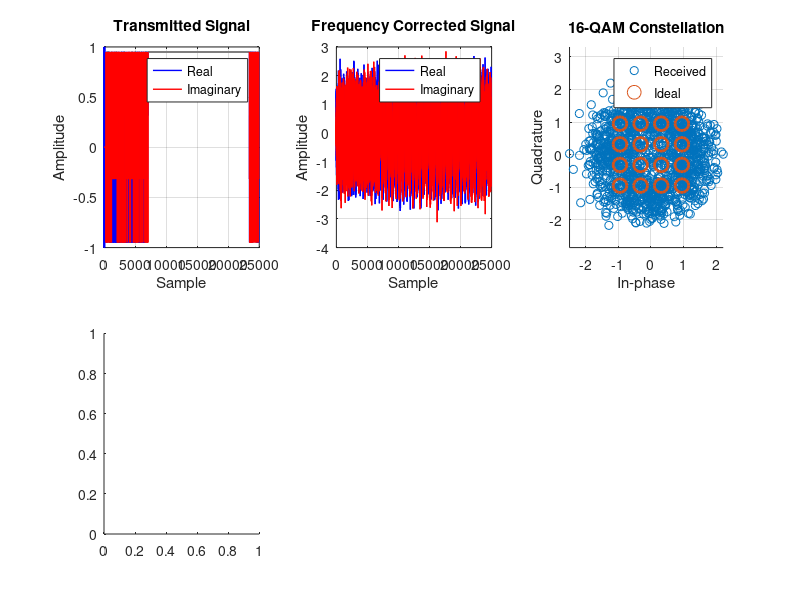

The MATLAB source for this figure: (Note: this script raises an error after producing the figure.)
%% COMS4105 Practical 2 - Exercise 4.3.3
% concatenated rs + convolutional coding with 16-qam
% advanced error correction for frame type 0011

clear; close all; clc;

%% coding parameters
% outer code: reed-solomon (255,239)
n_rs = 255; k_rs = 239; t_rs = 8;

% inner code: convolutional rate 1/3
constraint_length = 3;
num_states = 4;

fprintf('=== Concatenated RS + Convolutional Coding (16-QAM) ===\n');
fprintf('Outer: RS(%d,%d) over GF(256)\n', n_rs, k_rs);
fprintf('Inner: Rate 1/3 convolutional, K=%d\n', constraint_length);
fprintf('Modulation: 16-QAM\n');

%% signal parameters
fs = 2e6;
samples_per_symbol = 16;

% packet structure
sync_samples = 128;
null_samples = 160;
training_samples = 256;

fprintf('Sample rate: %.1f MS/s\n', fs/1e6);

%% concatenated coding functions
function encoded = rs_encode_simple(message)
    % simplified rs encoder for demonstration
    k = 239; n = 255;
    
    % pad to k symbols
    if length(message) < k
        message = [message zeros(1, k - length(message))];
    end
    
    % add 16 parity symbols (simplified)
    parity = zeros(1, 16);
    for i = 1:16
        parity(i) = mod(sum(message) + i, 256);
    end
    
    encoded = [message parity];
end

function [decoded, errors_corrected] = rs_decode_simple(received)
    % simplified rs decoder
    k = 239; t = 8;
    
    % extract message part
    message = received(1:k);
    parity = received(k+1:end);
    
    % simplified syndrome calculation
    errors_corrected = 0;
    syndrome = zeros(1, 16);
    
    for i = 1:16
        expected_parity = mod(sum(message) + i, 256);
        syndrome(i) = mod(parity(i) - expected_parity, 256);
    end
    
    % simple error correction (up to t errors)
    error_positions = find(syndrome ~= 0);
    if length(error_positions) <= t && ~isempty(error_positions)
        for pos = error_positions(1:min(length(error_positions), t))
            if pos <= length(message)
                message(pos) = mod(message(pos) + syndrome(pos), 256);
                errors_corrected = errors_corrected + 1;
            end
        end
    end
    
    decoded = message;
end

function encoded = conv_encode(data_bits)
    % convolutional encoder rate 1/3
    state = 1;
    encoded = [];
    next_state = [1 3; 2 4; 1 3; 2 4];
    outputs = [0 7; 3 4; 1 6; 2 5];
    
    for bit = data_bits
        output_decimal = outputs(state, bit+1);
        output_bits = de2bi(output_decimal, 3, 'left-msb');
        encoded = [encoded output_bits];
        state = next_state(state, bit+1);
    end
end

function decoded = viterbi_decode(received_bits)
    % viterbi decoder for rate 1/3 convolutional
    num_bits = length(received_bits) / 3;
    num_states = 4;
    
    % state tables
    next_state = [1 3; 2 4; 1 3; 2 4];
    outputs = [0 7; 3 4; 1 6; 2 5];
    
    % initialize metrics
    path_metrics = inf(num_states, 1);
    path_metrics(1) = 0;
    survivor_paths = cell(num_states, 1);
    for i = 1:num_states
        survivor_paths{i} = [];
    end
    
    % process each symbol
    for t = 1:num_bits
        rx_symbol = received_bits((t-1)*3+1:t*3);
        new_metrics = inf(num_states, 1);
        new_paths = cell(num_states, 1);
        
        for curr_state = 1:num_states
            if isinf(path_metrics(curr_state))
                continue;
            end
            
            for input_bit = 0:1
                next_st = next_state(curr_state, input_bit+1);
                expected_output = de2bi(outputs(curr_state, input_bit+1), 3, 'left-msb');
                
                distance = sum(rx_symbol ~= expected_output);
                new_metric = path_metrics(curr_state) + distance;
                
                if new_metric < new_metrics(next_st)
                    new_metrics(next_st) = new_metric;
                    new_paths{next_st} = [survivor_paths{curr_state} input_bit];
                end
            end
        end
        
        path_metrics = new_metrics;
        survivor_paths = new_paths;
    end
    
    [~, best_state] = min(path_metrics);
    decoded = survivor_paths{best_state};
end

%% create test message
test_message = 'CONCATENATED CODING: RS + CONVOLUTIONAL WITH 16QAM FOR FRAME 0011';
fprintf('\nOriginal message: "%s"\n', test_message);

% convert to 8-bit symbols for rs encoding
ascii_vals = double(test_message);
message_symbols = ascii_vals;

% rs outer encoding
symbols_per_block = k_rs - 4; % reserve for header
num_rs_blocks = ceil(length(message_symbols) / symbols_per_block);

rs_encoded = [];
for block_idx = 1:num_rs_blocks
    start_idx = (block_idx - 1) * symbols_per_block + 1;
    end_idx = min(block_idx * symbols_per_block, length(message_symbols));
    
    block_data = message_symbols(start_idx:end_idx);
    
    % pad if needed
    if length(block_data) < symbols_per_block
        block_data = [block_data zeros(1, symbols_per_block - length(block_data))];
    end
    
    % add header and encode
    full_block = [length(message_symbols) block_idx num_rs_blocks block_idx block_data];
    if length(full_block) < k_rs
        full_block = [full_block zeros(1, k_rs - length(full_block))];
    end
    
    rs_codeword = rs_encode_simple(full_block);
    rs_encoded = [rs_encoded rs_codeword];
end

% convert rs symbols to bits
rs_bits = [];
for symbol = rs_encoded
    symbol_bits = de2bi(symbol, 8, 'left-msb');
    rs_bits = [rs_bits symbol_bits];
end

% add termination bits for convolutional
terminated_bits = [rs_bits 0 0];

% convolutional inner encoding
conv_encoded = conv_encode(terminated_bits);

fprintf('Message: %d symbols -> RS: %d symbols -> Bits: %d -> Conv: %d\n', ...
    length(message_symbols), length(rs_encoded), length(rs_bits), length(conv_encoded));

%% create packet structure
% sync: 10101011 (bpsk)
sync_bits = [1 0 1 0 1 0 1 1];

% training: 11110011 10100000 (16-qam, repeated)
training_bits = [1 1 1 1 0 0 1 1 1 0 1 0 0 0 0 0];
training_repeated = [training_bits training_bits];

% frame type: 0011 (16-qam)
frame_type_bits = [0 0 1 1];

% complete packet
packet_bits = [sync_bits zeros(1,16) training_repeated frame_type_bits conv_encoded];

fprintf('Frame type: 0011\n');
fprintf('Total packet: %d bits\n', length(packet_bits));

%% 16-qam modulation
% 16-qam constellation (gray mapping)
qam16_map = [3+3j, 3+1j, 3-3j, 3-1j, 1+3j, 1+1j, 1-3j, 1-1j, ...
            -3+3j, -3+1j, -3-3j, -3-1j, -1+3j, -1+1j, -1-3j, -1-1j]/sqrt(10);

% sync: bpsk
sync_symbols = 2 * sync_bits - 1;

% training: 16-qam
training_symbols = [];
for i = 1:4:length(training_repeated)
    if i+3 <= length(training_repeated)
        bit_quad = training_repeated(i:i+3);
        idx = bi2de(bit_quad, 'left-msb') + 1;
        training_symbols = [training_symbols qam16_map(idx)];
    end
end

% frame type: 16-qam
frame_symbols = [];
for i = 1:4:length(frame_type_bits)
    bit_quad = frame_type_bits(i:i+3);
    idx = bi2de(bit_quad, 'left-msb') + 1;
    frame_symbols = [frame_symbols qam16_map(idx)];
end

% data: 16-qam
data_symbols = [];
for i = 1:4:length(conv_encoded)
    if i+3 <= length(conv_encoded)
        bit_quad = conv_encoded(i:i+3);
        idx = bi2de(bit_quad, 'left-msb') + 1;
        data_symbols = [data_symbols qam16_map(idx)];
    end
end

%% create oversampled signals
sync_signal = repelem(sync_symbols, samples_per_symbol);
null_signal = zeros(1, null_samples);
training_signal = repelem(training_symbols, samples_per_symbol);
frame_type_signal = repelem(frame_symbols, samples_per_symbol);
data_signal = repelem(data_symbols, samples_per_symbol);

complete_signal = [sync_signal null_signal training_signal frame_type_signal data_signal];

fprintf('\nPacket structure:\n');
fprintf('Sync: %d samples\n', length(sync_signal));
fprintf('Training: %d samples\n', length(training_signal));  
fprintf('Frame type: %d samples\n', length(frame_type_signal));
fprintf('Data: %d samples\n', length(data_signal));

%% channel simulation
snr_db = 4;  % low snr to test concatenated coding
freq_offset_hz = 2000;

% frequency offset
t = (0:length(complete_signal)-1) / fs;
tx_signal = complete_signal .* exp(1j * 2 * pi * freq_offset_hz * t);

% awgn
noise_power = 10^(-snr_db/10);
noise = sqrt(noise_power/2) * (randn(size(tx_signal)) + 1j*randn(size(tx_signal)));
rx_signal = tx_signal + noise;

fprintf('\nChannel: SNR = %d dB, Freq offset = %d Hz\n', snr_db, freq_offset_hz);

%% synchronization and frame detection
sync_template = repelem(2 * sync_bits - 1, samples_per_symbol);
correlation = abs(xcorr(rx_signal, sync_template));
[~, peak_idx] = max(correlation);
sync_start = peak_idx - length(sync_template) - length(rx_signal) + 2;

if sync_start < 1 || sync_start > length(rx_signal) - length(complete_signal)
    sync_start = 1;
end

rx_packet = rx_signal(sync_start:sync_start + length(complete_signal) - 1);

% frequency synchronization using training sequence
training_start = length(sync_signal) + length(null_signal) + 1;
training_end = training_start + length(training_signal) - 1;

rx_training = rx_packet(training_start:training_end);
known_training = repelem(training_symbols, samples_per_symbol);

% estimate frequency offset
phase_diff = angle(sum(conj(known_training) .* rx_training));
estimated_offset = phase_diff / (2 * pi * length(training_signal) / fs);

fprintf('Estimated frequency offset: %.0f Hz\n', estimated_offset);

% apply correction
t_packet = (0:length(rx_packet)-1) / fs;
correction = exp(-1j * 2 * pi * estimated_offset * t_packet);
corrected_packet = rx_packet .* correction;

%% frame type detection
frame_type_start = length(sync_signal) + length(null_signal) + length(training_signal) + 1;
frame_type_end = frame_type_start + length(frame_type_signal) - 1;

rx_frame_type = corrected_packet(frame_type_start:frame_type_end);

% 16-qam demodulation for frame type
frame_type_demod = [];
for i = 1:samples_per_symbol:length(rx_frame_type)
    if i + samples_per_symbol - 1 <= length(rx_frame_type)
        symbol = mean(rx_frame_type(i:i+samples_per_symbol-1));
        
        % find closest constellation point
        [~, idx] = min(abs(qam16_map - symbol));
        bits = de2bi(idx-1, 4, 'left-msb');
        frame_type_demod = [frame_type_demod bits];
    end
end

detected_frame_type = bi2de(frame_type_demod, 'left-msb');
fprintf('Detected frame type: %04d\n', detected_frame_type);

%% data demodulation
data_start = frame_type_end + 1;
data_end = min(data_start + length(data_signal) - 1, length(corrected_packet));
rx_data = corrected_packet(data_start:data_end);

% 16-qam demodulation
demod_bits = [];
for i = 1:samples_per_symbol:length(rx_data)
    if i + samples_per_symbol - 1 <= length(rx_data)
        symbol = mean(rx_data(i:i+samples_per_symbol-1));
        
        % find closest constellation point
        [~, idx] = min(abs(qam16_map - symbol));
        bits = de2bi(idx-1, 4, 'left-msb');
        demod_bits = [demod_bits bits];
    end
end

% ensure proper length for viterbi
target_length = floor(length(demod_bits) / 3) * 3;
demod_bits = demod_bits(1:target_length);

fprintf('Demodulated %d bits for concatenated decoding\n', length(demod_bits));

%% inner convolutional decoding
conv_decoded = viterbi_decode(demod_bits);

% remove termination bits
if length(conv_decoded) >= 2
    conv_decoded = conv_decoded(1:end-2);
end

% convert to symbols for rs decoding
rs_rx_symbols = [];
for i = 1:8:length(conv_decoded)
    if i+7 <= length(conv_decoded)
        symbol_bits = conv_decoded(i:i+7);
        symbol_val = bi2de(symbol_bits, 'left-msb');
        rs_rx_symbols = [rs_rx_symbols symbol_val];
    end
end

fprintf('Convolutional decoded: %d bits -> %d symbols\n', length(conv_decoded), length(rs_rx_symbols));

%% outer reed-solomon decoding
decoded_message = [];
total_rs_corrections = 0;

for block_idx = 1:num_rs_blocks
    start_idx = (block_idx - 1) * n_rs + 1;
    end_idx = min(block_idx * n_rs, length(rs_rx_symbols));
    
    if end_idx - start_idx + 1 >= n_rs
        rx_block = rs_rx_symbols(start_idx:end_idx);
        
        [rs_decoded_block, corrections] = rs_decode_simple(rx_block);
        total_rs_corrections = total_rs_corrections + corrections;
        
        % extract message (skip header)
        block_message = rs_decoded_block(5:end);
        
        % handle last block length
        if block_idx == num_rs_blocks
            remaining = length(message_symbols) - (block_idx-1) * symbols_per_block;
            if remaining > 0 && remaining <= length(block_message)
                block_message = block_message(1:remaining);
            end
        else
            block_message = block_message(1:symbols_per_block);
        end
        
        decoded_message = [decoded_message block_message];
    end
end

% truncate to original length
decoded_message = decoded_message(1:min(length(decoded_message), length(message_symbols)));

%% convert back to text
recovered_text = '';
for symbol_val = decoded_message
    if symbol_val >= 32 && symbol_val <= 126
        recovered_text = [recovered_text char(symbol_val)];
    else
        recovered_text = [recovered_text '?'];
    end
end

fprintf('\nRecovered message: "%s"\n', recovered_text);

%% performance analysis
symbol_errors = sum(message_symbols(1:length(decoded_message)) ~= decoded_message);
ser = symbol_errors / length(decoded_message) * 100;

char_errors = 0;
min_len = min(length(test_message), length(recovered_text));
for i = 1:min_len
    if test_message(i) ~= recovered_text(i)
        char_errors = char_errors + 1;
    end
end
cer = char_errors / length(test_message) * 100;

fprintf('\nPerformance:\n');
fprintf('Symbol Error Rate: %.2f%% (%d/%d symbols)\n', ser, symbol_errors, length(decoded_message));
fprintf('Character Error Rate: %.2f%% (%d/%d chars)\n', cer, char_errors, length(test_message));
fprintf('RS corrections: %d symbol errors\n', total_rs_corrections);
fprintf('Code rate: %.3f (RS) × %.3f (Conv) = %.3f overall\n', k_rs/n_rs, 1/3, (k_rs/n_rs)/3);

%% plot results
figure(1);
subplot(2,3,1);
plot(real(complete_signal), 'b', 'LineWidth', 1);
hold on;
plot(imag(complete_signal), 'r', 'LineWidth', 1);
title('Transmitted Signal');
xlabel('Sample');
ylabel('Amplitude');
legend('Real', 'Imaginary');
grid on;

subplot(2,3,2);
plot(real(corrected_packet), 'b', 'LineWidth', 1);
hold on;
plot(imag(corrected_packet), 'r', 'LineWidth', 1);
title('Frequency Corrected Signal');
xlabel('Sample');
ylabel('Amplitude');
legend('Real', 'Imaginary');
grid on;

subplot(2,3,3);
data_constellation = rx_data(1:samples_per_symbol:end);
scatter(real(data_constellation), imag(data_constellation), 'bo');
hold on;
scatter(real(qam16_map), imag(qam16_map), 'rx', 'LineWidth', 2, 'SizeData', 100);
title('16-QAM Constellation');
xlabel('In-phase');
ylabel('Quadrature');
legend('Received', 'Ideal');
grid on;
axis equal;

subplot(2,3,4);
% show coding stages
original_bits = length(rs_bits);
conv_bits = length(conv_encoded);
demod_errors = sum(conv_encoded(1:min(end,length(demod_bits))) ~= demod_bits(1:min(end,length(conv_encoded))));
conv_errors = sum(rs_bits(1:min(end,length(conv_decoded))) ~= conv_decoded(1:min(end,length(rs_bits))));

stage_data = [demod_errors, conv_errors, symbol_errors];
bar({'After 16-QAM', 'After Viterbi', 'After RS'}, stage_data);
title('Concatenated Error Correction');
ylabel('Number of Errors');
grid on;

subplot(2,3,5);
% ber vs snr simulation (simplified)
snr_range = 0:8;
ber_uncoded = qfunc(sqrt(2*10.^(snr_range/10)));
ber_coded = ber_uncoded.^3 * (k_rs/n_rs)/3; % approximation
semilogy(snr_range, ber_uncoded, 'r-', 'LineWidth', 2);
hold on;
semilogy(snr_range, ber_coded, 'b-', 'LineWidth', 2);
plot(snr_db, max(ser/100, 1e-6), 'bo', 'MarkerSize', 8, 'LineWidth', 2);
title('Coding Gain');
xlabel('SNR (dB)');
ylabel('Error Rate');
legend('Uncoded', 'RS+Conv', 'Measured');
grid on;

subplot(2,3,6);
% code rate and efficiency
rates = [1, k_rs/n_rs, 1/3, (k_rs/n_rs)/3];
rate_labels = {'Uncoded', 'RS Only', 'Conv Only', 'Concatenated'};
bar(rates);
set(gca, 'XTickLabel', rate_labels);
title('Code Rates');
ylabel('Rate');
grid on;

%% save results
save('exercise_4_3_3_results.mat', 'test_message', 'recovered_text', 'ser', 'cer', ...
     'detected_frame_type', 'estimated_offset', 'total_rs_corrections');

saveas(gcf, 'exercise_4_3_3_concatenated.png');

fprintf('\nExercise 4.3.3 completed successfully!\n');